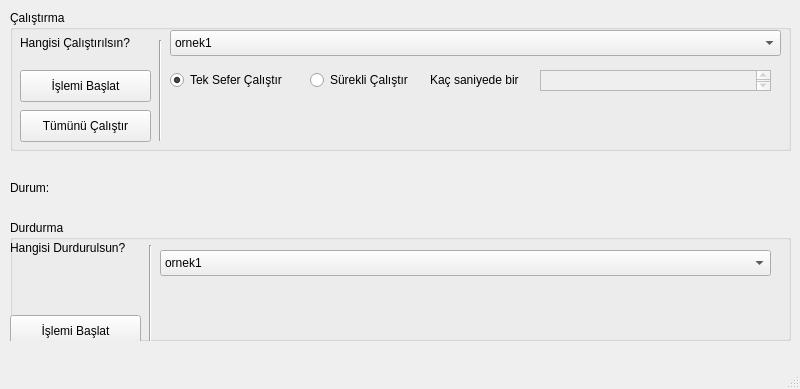
<?xml version="1.0" encoding="UTF-8"?>
<ui version="4.0">
 <class>MainWindow</class>
 <widget class="QMainWindow" name="MainWindow">
  <property name="geometry">
   <rect>
    <x>0</x>
    <y>0</y>
    <width>800</width>
    <height>389</height>
   </rect>
  </property>
  <property name="sizePolicy">
   <sizepolicy hsizetype="Fixed" vsizetype="Fixed">
    <horstretch>0</horstretch>
    <verstretch>0</verstretch>
   </sizepolicy>
  </property>
  <property name="windowTitle">
   <string>Uygulama Adı v1</string>
  </property>
  <widget class="QWidget" name="centralwidget">
   <widget class="QGroupBox" name="groupBox">
    <property name="geometry">
     <rect>
      <x>10</x>
      <y>10</y>
      <width>781</width>
      <height>141</height>
     </rect>
    </property>
    <property name="title">
     <string>Çalıştırma</string>
    </property>
    <widget class="QLabel" name="label">
     <property name="geometry">
      <rect>
       <x>10</x>
       <y>25</y>
       <width>141</width>
       <height>16</height>
      </rect>
     </property>
     <property name="text">
      <string>Hangisi Çalıştırılsın?</string>
     </property>
    </widget>
    <widget class="Line" name="line">
     <property name="geometry">
      <rect>
       <x>140</x>
       <y>30</y>
       <width>20</width>
       <height>101</height>
      </rect>
     </property>
     <property name="orientation">
      <enum>Qt::Vertical</enum>
     </property>
    </widget>
    <widget class="QComboBox" name="secilenVeri">
     <property name="geometry">
      <rect>
       <x>160</x>
       <y>20</y>
       <width>611</width>
       <height>26</height>
      </rect>
     </property>
     <item>
      <property name="text">
       <string>ornek1</string>
      </property>
     </item>
     <item>
      <property name="text">
       <string>ornek2</string>
      </property>
     </item>
     <item>
      <property name="text">
       <string>ornek3</string>
      </property>
     </item>
     <item>
      <property name="text">
       <string>ornek4</string>
      </property>
     </item>
     <item>
      <property name="text">
       <string>ornek5</string>
      </property>
     </item>
    </widget>
    <widget class="QPushButton" name="pushButton">
     <property name="geometry">
      <rect>
       <x>10</x>
       <y>60</y>
       <width>131</width>
       <height>32</height>
      </rect>
     </property>
     <property name="text">
      <string>İşlemi Başlat</string>
     </property>
    </widget>
    <widget class="QRadioButton" name="teksefer">
     <property name="geometry">
      <rect>
       <x>160</x>
       <y>60</y>
       <width>151</width>
       <height>20</height>
      </rect>
     </property>
     <property name="text">
      <string>Tek Sefer Çalıştır</string>
     </property>
     <property name="checked">
      <bool>true</bool>
     </property>
    </widget>
    <widget class="QRadioButton" name="surekli">
     <property name="geometry">
      <rect>
       <x>300</x>
       <y>60</y>
       <width>131</width>
       <height>20</height>
      </rect>
     </property>
     <property name="text">
      <string>Sürekli Çalıştır</string>
     </property>
    </widget>
    <widget class="QTextEdit" name="sure">
     <property name="enabled">
      <bool>false</bool>
     </property>
     <property name="geometry">
      <rect>
       <x>530</x>
       <y>60</y>
       <width>231</width>
       <height>21</height>
      </rect>
     </property>
    </widget>
    <widget class="QLabel" name="label_2">
     <property name="geometry">
      <rect>
       <x>420</x>
       <y>62</y>
       <width>101</width>
       <height>16</height>
      </rect>
     </property>
     <property name="text">
      <string>Kaç saniyede bir</string>
     </property>
    </widget>
    <widget class="QPushButton" name="pushButton_2">
     <property name="geometry">
      <rect>
       <x>10</x>
       <y>100</y>
       <width>131</width>
       <height>32</height>
      </rect>
     </property>
     <property name="text">
      <string>Tümünü Çalıştır</string>
     </property>
    </widget>
   </widget>
   <widget class="QGroupBox" name="groupBox_2">
    <property name="geometry">
     <rect>
      <x>10</x>
      <y>220</y>
      <width>781</width>
      <height>121</height>
     </rect>
    </property>
    <property name="title">
     <string>Durdurma</string>
    </property>
    <widget class="QPushButton" name="durdurButon">
     <property name="geometry">
      <rect>
       <x>0</x>
       <y>95</y>
       <width>131</width>
       <height>32</height>
      </rect>
     </property>
     <property name="text">
      <string>İşlemi Başlat</string>
     </property>
    </widget>
    <widget class="Line" name="line_2">
     <property name="geometry">
      <rect>
       <x>130</x>
       <y>25</y>
       <width>20</width>
       <height>101</height>
      </rect>
     </property>
     <property name="orientation">
      <enum>Qt::Vertical</enum>
     </property>
    </widget>
    <widget class="QLabel" name="label_3">
     <property name="geometry">
      <rect>
       <x>0</x>
       <y>20</y>
       <width>141</width>
       <height>16</height>
      </rect>
     </property>
     <property name="text">
      <string>Hangisi Durdurulsun?</string>
     </property>
    </widget>
    <widget class="QComboBox" name="secilenVeri_2">
     <property name="geometry">
      <rect>
       <x>150</x>
       <y>30</y>
       <width>611</width>
       <height>26</height>
      </rect>
     </property>
     <item>
      <property name="text">
       <string>ornek1</string>
      </property>
     </item>
     <item>
      <property name="text">
       <string>ornek2</string>
      </property>
     </item>
     <item>
      <property name="text">
       <string>ornek3</string>
      </property>
     </item>
     <item>
      <property name="text">
       <string>ornek4</string>
      </property>
     </item>
     <item>
      <property name="text">
       <string>ornek5</string>
      </property>
     </item>
    </widget>
   </widget>
   <widget class="QLabel" name="label_4">
    <property name="geometry">
     <rect>
      <x>10</x>
      <y>180</y>
      <width>60</width>
      <height>16</height>
     </rect>
    </property>
    <property name="text">
     <string>Durum:</string>
    </property>
   </widget>
   <widget class="QLabel" name="cikti_label">
    <property name="geometry">
     <rect>
      <x>80</x>
      <y>180</y>
      <width>711</width>
      <height>16</height>
     </rect>
    </property>
    <property name="text">
     <string/>
    </property>
   </widget>
  </widget>
  <widget class="QMenuBar" name="menubar">
   <property name="geometry">
    <rect>
     <x>0</x>
     <y>0</y>
     <width>800</width>
     <height>22</height>
    </rect>
   </property>
  </widget>
  <widget class="QStatusBar" name="statusbar"/>
 </widget>
 <resources/>
 <connections>
  <connection>
   <sender>pushButton</sender>
   <signal>clicked()</signal>
   <receiver>MainWindow</receiver>
   <slot>calistir()</slot>
   <hints>
    <hint type="sourcelabel">
     <x>81</x>
     <y>110</y>
    </hint>
    <hint type="destinationlabel">
     <x>169</x>
     <y>211</y>
    </hint>
   </hints>
  </connection>
  <connection>
   <sender>teksefer</sender>
   <signal>clicked()</signal>
   <receiver>MainWindow</receiver>
   <slot>teksefer()</slot>
   <hints>
    <hint type="sourcelabel">
     <x>263</x>
     <y>102</y>
    </hint>
    <hint type="destinationlabel">
     <x>287</x>
     <y>204</y>
    </hint>
   </hints>
  </connection>
  <connection>
   <sender>surekli</sender>
   <signal>clicked()</signal>
   <receiver>MainWindow</receiver>
   <slot>surekli()</slot>
   <hints>
    <hint type="sourcelabel">
     <x>363</x>
     <y>102</y>
    </hint>
    <hint type="destinationlabel">
     <x>442</x>
     <y>196</y>
    </hint>
   </hints>
  </connection>
  <connection>
   <sender>pushButton_2</sender>
   <signal>clicked()</signal>
   <receiver>MainWindow</receiver>
   <slot>tamamini_calistir()</slot>
   <hints>
    <hint type="sourcelabel">
     <x>55</x>
     <y>145</y>
    </hint>
    <hint type="destinationlabel">
     <x>118</x>
     <y>189</y>
    </hint>
   </hints>
  </connection>
 </connections>
 <slots>
  <slot>calistir()</slot>
  <slot>teksefer()</slot>
  <slot>surekli()</slot>
  <slot>tamamini_calistir()</slot>
 </slots>
</ui>
